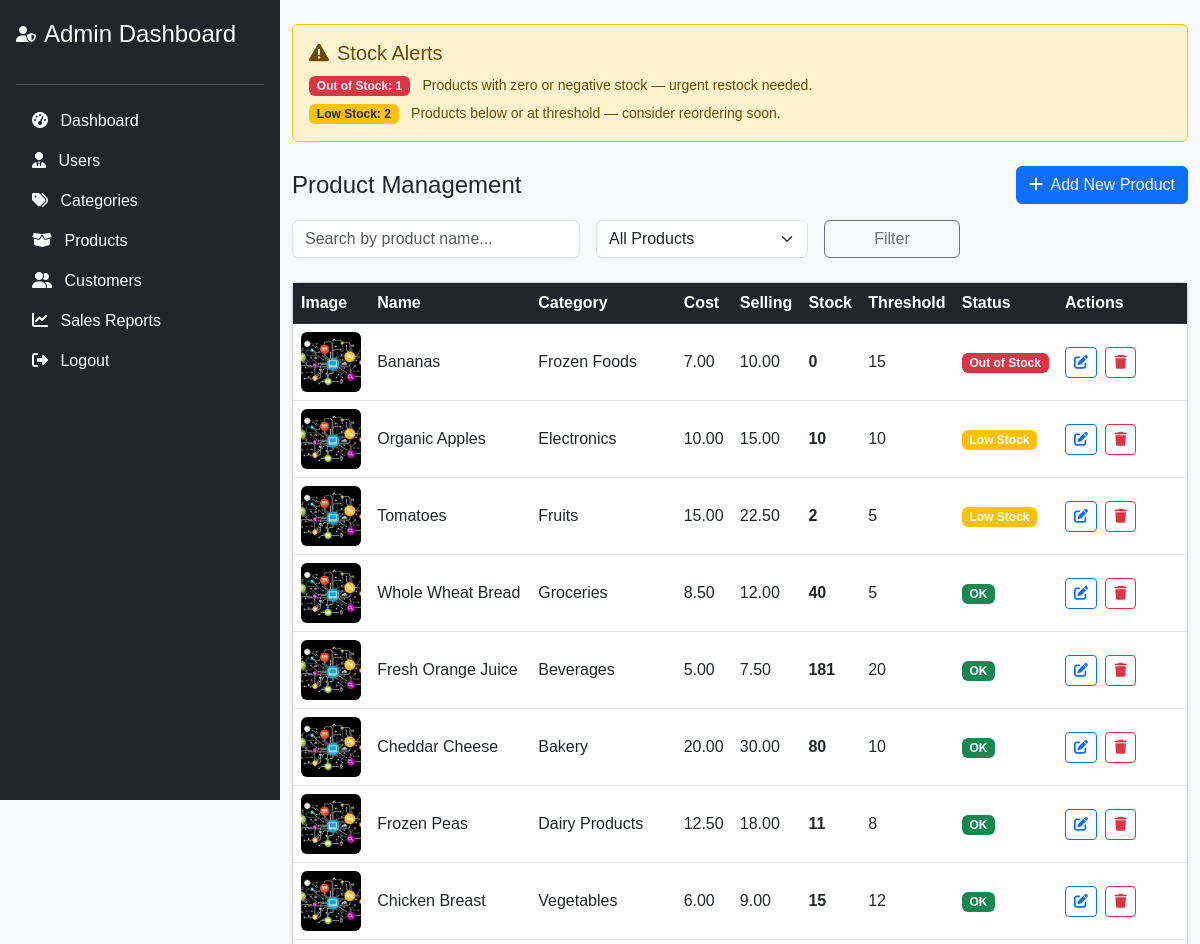
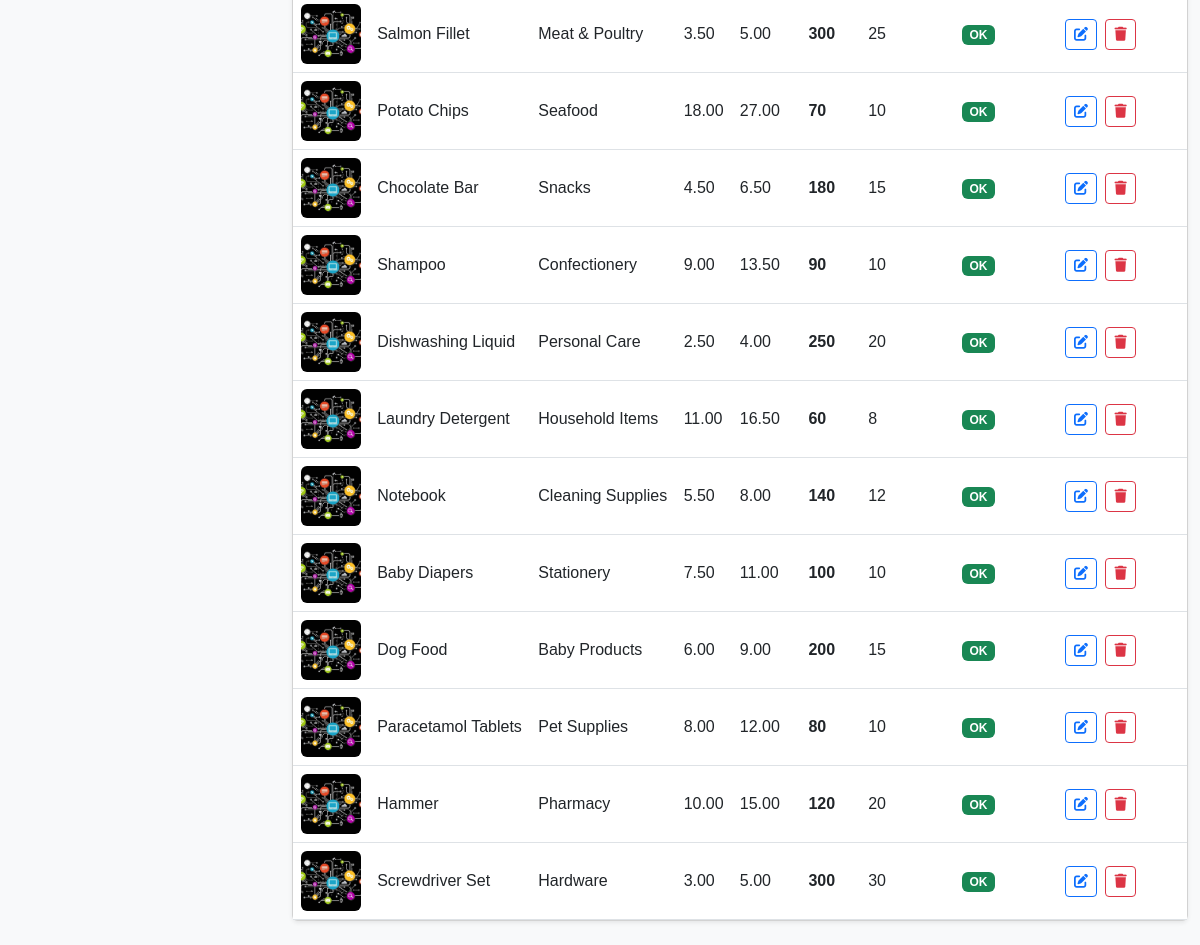
Screenshot of /admin/products.php (signed in) with the database file from the repository (2 pictures, top to bottom).
### tables this page shows
CREATE TABLE `products` (
  `id` int(11) NOT NULL,
  `image` varchar(255) DEFAULT NULL,
  `category_id` int(11) NOT NULL,
  `product_name` varchar(255) NOT NULL,
  `cost_price` decimal(10,2) NOT NULL,
  `selling_price` decimal(10,2) NOT NULL,
  `stock_quantity` int(11) NOT NULL DEFAULT 0,
  `low_stock_threshold` int(11) NOT NULL DEFAULT 5,
  `created_at` datetime DEFAULT current_timestamp(),
  `updated_at` datetime DEFAULT current_timestamp() ON UPDATE current_timestamp()
);

CREATE TABLE `categories` (
  `id` int(11) NOT NULL,
  `name` varchar(255) NOT NULL,
  `created_at` datetime DEFAULT current_timestamp()
);

### admin/products.php (the view, shortened to what this page needs)
<?php
include('config.php');
$search     = trim($_GET['search'] ?? '');
$filter     = $_GET['filter'] ?? 'all';
$where = "1=1";
$products = $conn->query("
    SELECT p.*, c.name AS category_name
    FROM products p
    JOIN categories c ON p.category_id = c.id
    WHERE $where
    ORDER BY
        CASE
            WHEN p.stock_quantity <= 0 THEN 1
            WHEN p.stock_quantity <= p.low_stock_threshold THEN 2
            ELSE 3
        END,
        p.created_at DESC
");
$low_count  = $conn->query("SELECT COUNT(*) AS cnt FROM products WHERE stock_quantity > 0 AND stock_quantity <= low_stock_threshold")->fetch_assoc()['cnt'];
$out_count  = $conn->query("SELECT COUNT(*) AS cnt FROM products WHERE stock_quantity <= 0")->fetch_assoc()['cnt'];
?>
<!DOCTYPE html>
<html lang="en">
<head>
    <link href="https://cdn.jsdelivr.net/npm/bootstrap@5.3.3/dist/css/bootstrap.min.css" rel="stylesheet">
</head>
<body class="bg-light">
<?php include('admin_sidebar.php'); ?>
<div class="container-fluid py-4" style="max-width: 1400px;">
    <?php if ($low_count > 0 || $out_count > 0): ?>
    <div class="alert alert-warning border-warning mb-4">
        <h5 class="alert-heading mb-2">
            <i class="fas fa-exclamation-triangle me-2"></i>Stock Alerts
        </h5>
        <?php if ($out_count > 0): ?>
        <div class="mb-1">
            <span class="badge bg-danger badge-lg me-2">Out of Stock: <?= $out_count ?></span>
            <small>Products with zero or negative stock — urgent restock needed.</small>
        </div>
        <?php endif; ?>
        <?php if ($low_count > 0): ?>
        <div>
            <span class="badge bg-warning text-dark badge-lg me-2">Low Stock: <?= $low_count ?></span>
            <small>Products below or at threshold — consider reordering soon.</small>
        </div>
        <?php endif; ?>
    </div>
    <?php else: ?>
    <div class="alert alert-success mb-4">
        <i class="fas fa-check-circle me-2"></i>All products are well-stocked. No alerts at this time.
    </div>
    <?php endif; ?>
    <div class="d-flex flex-wrap justify-content-between align-items-center mb-3 gap-3">
        <h4 class="mb-0">Product Management</h4>
        <button class="btn btn-primary" onclick="openCreate()">
            <i class="fas fa-plus me-1"></i> Add New Product
        </button>
    </div>
    <form method="get" class="row g-3 mb-4">
        <div class="col-md-5 col-lg-4">
            <input type="text" name="search" class="form-control"
                   placeholder="Search by product name..."
                   value="<?= htmlspecialchars($search) ?>">
        </div>
        <div class="col-md-4 col-lg-3">
            <select name="filter" class="form-select">
                <option value="all"  <?= $filter==='all'  ? 'selected' : '' ?>>All Products</option>
            </select>
        </div>
        <div class="col-md-3 col-lg-2">
            <button type="submit" class="btn btn-outline-secondary w-100">Filter</button>
        </div>
    </form>
    <div class="card shadow-sm">
        <div class="card-body p-0">
            <div class="table-responsive">
                <table class="table table-hover align-middle mb-0">
                    <thead class="table-dark">
                        <tr>
                            <th>Image</th>
                            <th>Name</th>
                            <th>Category</th>
                            <th>Cost</th>
                            <th>Selling</th>
                            <th>Stock</th>
                            <th>Threshold</th>
                            <th>Status</th>
                            <th width="130">Actions</th>
                        </tr>
                    </thead>
                    <tbody>
                    <?php if ($products->num_rows === 0): ?>
                        <tr><td colspan="9" class="text-center py-4 text-muted">No products found matching your criteria.</td></tr>
                    <?php else: while($p = $products->fetch_assoc()):
                        $status_class = $p['stock_quantity'] <= 0 ? 'stock-out' :
                                       ($p['stock_quantity'] <= $p['low_stock_threshold'] ? 'stock-low' : '');
                        $status_text  = $p['stock_quantity'] <= 0 ? 'Out of Stock' :
                                       ($p['stock_quantity'] <= $p['low_stock_threshold'] ? 'Low Stock' : 'OK');
                        $status_color = $p['stock_quantity'] <= 0 ? 'danger' :
                                       ($p['stock_quantity'] <= $p['low_stock_threshold'] ? 'warning' : 'success');
                    ?>
                        <tr class="<?= $status_class ?>" data-id="<?= $p['id'] ?>">
                            <td>
                                <?php if($p['image']): ?>
                                    <img src="uploads/<?= htmlspecialchars($p['image']) ?>" class="product-thumb" alt="">
                                <?php else: ?>
                                    <span class="text-muted">No image</span>
                                <?php endif; ?>
                            </td>
                            <td class="fw-medium prod-name"><?= htmlspecialchars($p['product_name']) ?></td>
                            <td class="prod-cat" data-cat="<?= $p['category_id'] ?>"><?= htmlspecialchars($p['category_name']) ?></td>
                            <td><?= number_format($p['cost_price'], 2) ?></td>
                            <td><?= number_format($p['selling_price'], 2) ?></td>
                            <td class="fw-bold"><?= $p['stock_quantity'] ?></td>
                            <td><?= $p['low_stock_threshold'] ?></td>
                            <td><span class="badge bg-<?= $status_color ?>"><?= $status_text ?></span></td>
                            <td>
                                <button class="btn btn-sm btn-outline-primary me-1" onclick="openEdit(this)">
                                    <i class="fas fa-edit"></i>
                                </button>
                                <button class="btn btn-sm btn-outline-danger" onclick="deleteProduct(<?= $p['id'] ?>)">
                                    <i class="fas fa-trash"></i>
                                </button>
                            </td>
                        </tr>
                    <?php endwhile; endif; ?>
                    </tbody>
                </table>
            </div>
        </div>
    </div>
</div>
</body>
</html>

### admin/products.php (style rules this page uses)
img.product-thumb { width: 60px; height: 60px; object-fit: cover; border-radius: 6px; }
.stock-low { background-color: #fff3cd !important; }
.stock-out { background-color: #f8d7da !important; }
.badge-lg { font-size: 0.95rem; padding: 0.45em 0.9em; }

### admin/admin_sidebar.php (style rules this page uses)
body { font-family: Arial, sans-serif; background-color: #e6effc; margin-left: 280px; }

### rows the page displays
products: image (picture), product_name "Bananas", category.name "Frozen Foods", cost_price "7.00", selling_price "10.00", stock_quantity "0", low_stock_threshold "15", stock_quantity "Out of Stock"
products: image (picture), product_name "Organic Apples", category.name "Electronics", cost_price "10.00", selling_price "15.00", stock_quantity "10", low_stock_threshold "10", status_text "Low Stock"
products: image (picture), product_name "Tomatoes", category.name "Fruits", cost_price "15.00", selling_price "22.50", stock_quantity "2", low_stock_threshold "5", status_text "Low Stock"
products: image (picture), product_name "Whole Wheat Bread", category.name "Groceries", cost_price "8.50", selling_price "12.00", stock_quantity "40", low_stock_threshold "5", status_text "OK"
products: image (picture), product_name "Fresh Orange Juice", category.name "Beverages", cost_price "5.00", selling_price "7.50", stock_quantity "181", low_stock_threshold "20", status_text "OK"
products: image (picture), product_name "Cheddar Cheese", category.name "Bakery", cost_price "20.00", selling_price "30.00", stock_quantity "80", low_stock_threshold "10", status_text "OK"
products: image (picture), product_name "Frozen Peas", category.name "Dairy Products", cost_price "12.50", selling_price "18.00", stock_quantity "11", low_stock_threshold "8", status_text "OK"
products: image (picture), product_name "Chicken Breast", category.name "Vegetables", cost_price "6.00", selling_price "9.00", stock_quantity "15", low_stock_threshold "12", status_text "OK"
products: image (picture), product_name "Salmon Fillet", category.name "Meat & Poultry", cost_price "3.50", selling_price "5.00", stock_quantity "300", low_stock_threshold "25", status_text "OK"
products: image (picture), product_name "Potato Chips", category.name "Seafood", cost_price "18.00", selling_price "27.00", stock_quantity "70", low_stock_threshold "10", status_text "OK"
products: image (picture), product_name "Chocolate Bar", category.name "Snacks", cost_price "4.50", selling_price "6.50", stock_quantity "180", low_stock_threshold "15", status_text "OK"
products: image (picture), product_name "Shampoo", category.name "Confectionery", cost_price "9.00", selling_price "13.50", stock_quantity "90", low_stock_threshold "10", status_text "OK"
products: image (picture), product_name "Dishwashing Liquid", category.name "Personal Care", cost_price "2.50", selling_price "4.00", stock_quantity "250", low_stock_threshold "20", status_text "OK"
products: image (picture), product_name "Laundry Detergent", category.name "Household Items", cost_price "11.00", selling_price "16.50", stock_quantity "60", low_stock_threshold "8", status_text "OK"
products: image (picture), product_name "Notebook", category.name "Cleaning Supplies", cost_price "5.50", selling_price "8.00", stock_quantity "140", low_stock_threshold "12", status_text "OK"
products: image (picture), product_name "Baby Diapers", category.name "Stationery", cost_price "7.50", selling_price "11.00", stock_quantity "100", low_stock_threshold "10", status_text "OK"
products: image (picture), product_name "Dog Food", category.name "Baby Products", cost_price "6.00", selling_price "9.00", stock_quantity "200", low_stock_threshold "15", status_text "OK"
products: image (picture), product_name "Paracetamol Tablets", category.name "Pet Supplies", cost_price "8.00", selling_price "12.00", stock_quantity "80", low_stock_threshold "10", status_text "OK"
products: image (picture), product_name "Hammer", category.name "Pharmacy", cost_price "10.00", selling_price "15.00", stock_quantity "120", low_stock_threshold "20", status_text "OK"
products: image (picture), product_name "Screwdriver Set", category.name "Hardware", cost_price "3.00", selling_price "5.00", stock_quantity "300", low_stock_threshold "30", status_text "OK"

### other values shown
$out_count "1"
$low_count "2"
